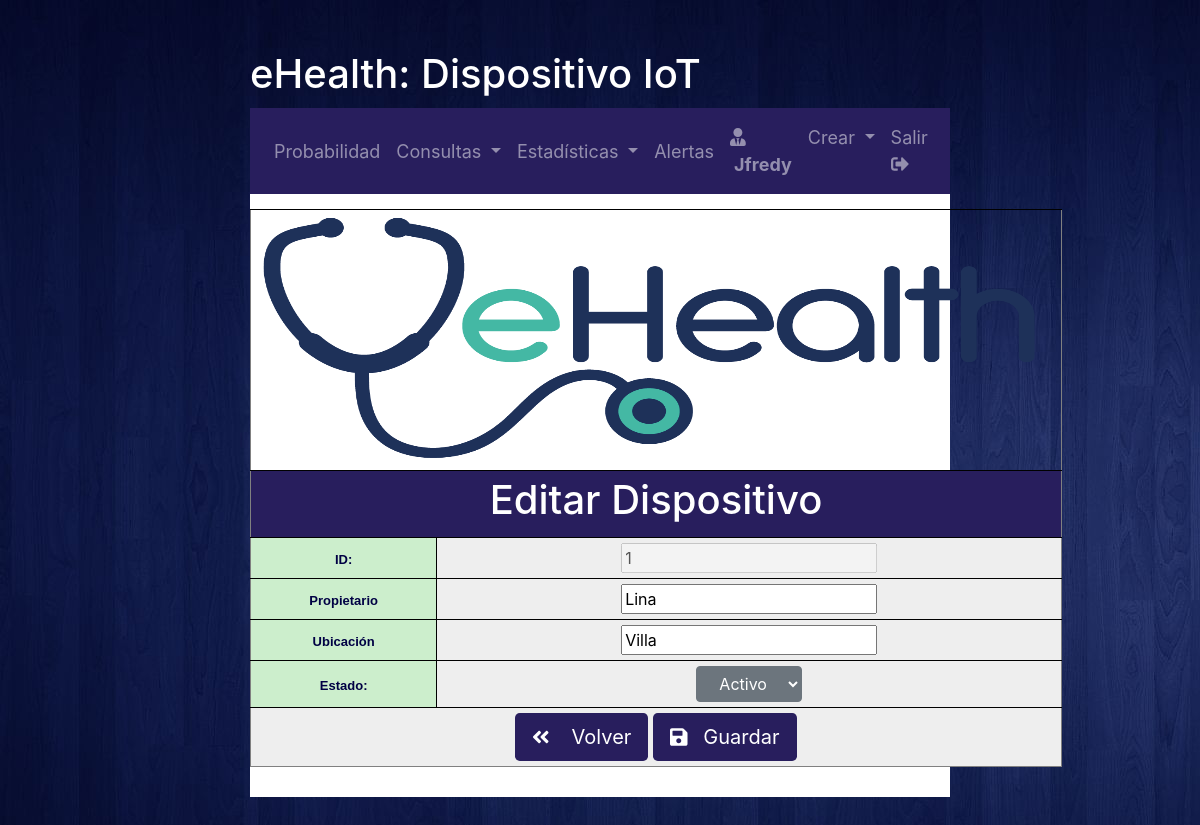
The app's page /interfaces/dispositivos/editar.php?id_tarjeta=1 (signed in), older data.
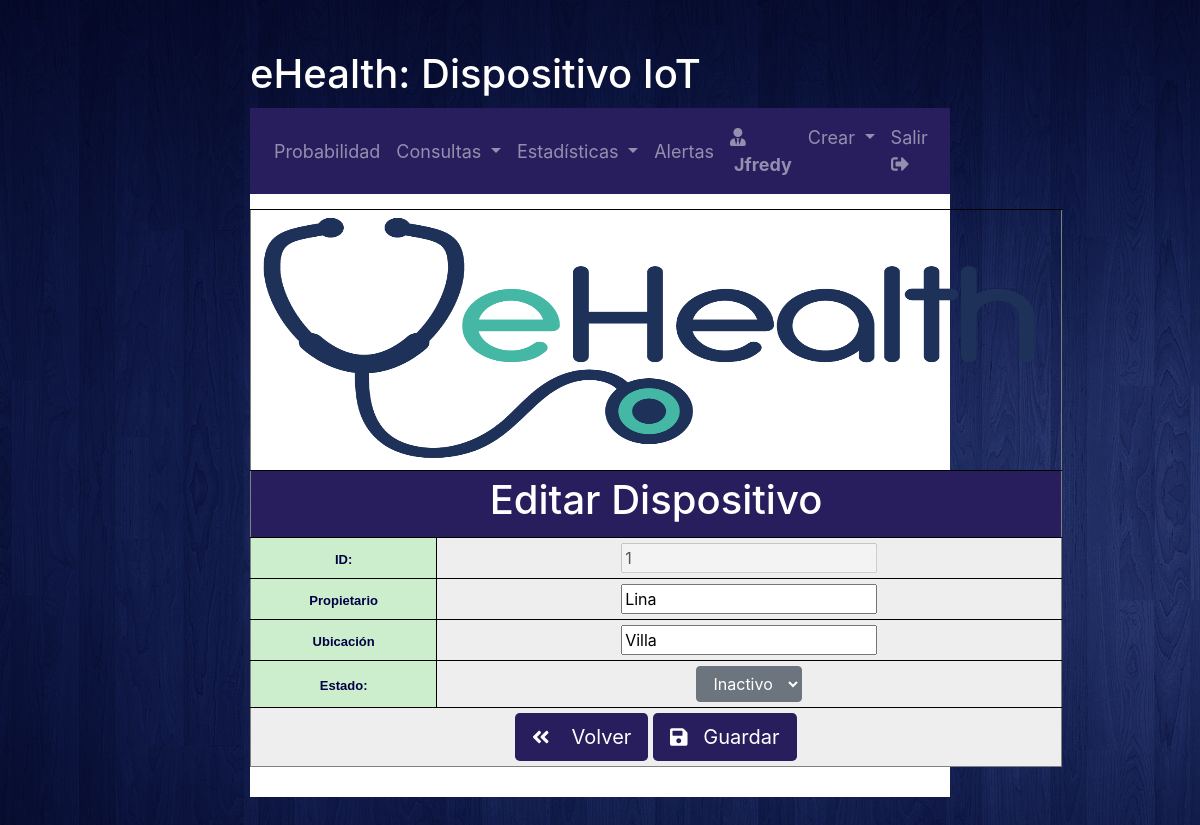
The same page, newer data.
### tables this page shows
CREATE TABLE `datos_dispositivos` (
  `id_tarjeta` int(11) NOT NULL,
  `estado` int(11) NOT NULL,
  `ubicacion` varchar(50) NOT NULL,
  `propietario` varchar(50) NOT NULL
);

### interfaces/dispositivos/editar.php (the view, shortened to what the changed rows need)
<!DOCTYPE html>
<html lang="es">
    <head>
    </head>
    <body background="/ehealth/static/img/background.jpg">
        <h1 id="home-title">eHealth: Dispositivo IoT</h1>
        <div id="home">
            <div id="page-content">
                <table width="80%" align=center cellpadding=5 border=1>
                    <tr>
                        <td valign="top" align=center width=80& colspan=6 bgcolor="#281E5D">
                            <h1>
                                <font color=white>Editar Dispositivo</font>
                            </h1>
                        </td>
                    </tr>
                    <?php
                    if ((isset($_POST["enviado"]))){
                        $santi = $_POST["enviado"];
                        echo $santi;
                        $id_tarjeta = $_POST['id_tarjeta'];
                        $propietario =$_POST['propietario'];
                        $ubicacion =$_POST['ubicacion'];
                        $estado = $_POST['estado'];
                        $mysqli = new mysqli($host, $user, $pw, $db);
                        $sql1 = "UPDATE datos_dispositivos set propietario='$propietario' where id_tarjeta='$id_tarjeta'";
                        $result1 = $mysqli->query($sql1);
                        $sql2 = "UPDATE datos_dispositivos set ubicacion='$ubicacion' where id_tarjeta='$id_tarjeta'";
                        $result2 = $mysqli->query($sql2);
                        $sql3 = "UPDATE datos_dispositivos set estado='$estado' where id_tarjeta='$id_tarjeta'";
                        $result3 = $mysqli->query($sql3);
                        if (($result1 == 1)&&($result2 == 1)&&($result3 == 1)){
                            $mensaje = "Datos modificados correctamente";
                        }else{
                            $mensaje = "Inconveniente el editar los datos";
                        }
                        echo '<tr>
                        <td bgcolor="#EEEEFF" align=center colspan=6>
                                <font FACE="arial" SIZE=2 color="#000048"> <b>'.$mensaje.'</b></font>
                                </td>
                        </tr>';
                        $mysqli = new mysqli($host, $user, $pw, $db);
                        $id_tarj=$_POST["id_tarjeta"];
                        $sql1="SELECT * from datos_dispositivos WHERE id_tarjeta= '$id_tarj'";
                        $result1 = $mysqli->query($sql1);
                        $row1 = $result1->fetch_array(MYSQLI_NUM);
                        $id_ta = $row1[0];
                        $estado = $row1[1];
                        $ubicacion = $row1[2];
                        $propietario= $row1[3];
                        if ($estado=='1') {
                            $estado_si='selected';
                        }else{
                            $estado_si='';
                        }
                        if ($estado=='0') {
                            $estado_no='selected';
                        }else{
                            $estado_no='';
                        }
                    }else{
                        $mysqli = new mysqli($host, $user, $pw, $db);
                        $id_tarj=$_GET["id_tarjeta"];
                        $sql1="SELECT * from datos_dispositivos WHERE id_tarjeta= '$id_tarj'";
                        $result1 = $mysqli->query($sql1);
                        $row1 = $result1->fetch_array(MYSQLI_NUM);
                        $id_ta = $row1[0];
                        $estado = $row1[1];
                        $ubicacion = $row1[2];
                        $propietario= $row1[3];
                        if ($estado=='1') {
                            $estado_si='selected';
                        }else{
                            $estado_si='';
                        }
                        if ($estado=='0') {
                            $estado_no='selected';
                        }else{
                            $estado_no='';
                        }
                    }
                    ?>
                    <form method=POST action="editar.php">
                        <tr>
                            <td bgcolor="#EEEEEE" align=center colspan=4>
                                 <input type="number"  value=<?php echo $id_ta; ?> disabled>
                            </td>
                        </tr>
                        <tr>
                            <td bgcolor="#EEEEEE" align=center colspan=4>
                                <input type="text" name="propietario" value= "<?php echo $propietario; ?>" required>
                            </td>
                        </tr>
                        <tr>
                            <td bgcolor="#EEEEEE" align=center colspan=4>
                                <input type="text" name="ubicacion" value= <?php echo $ubicacion; ?>  required>
                            </td>
                        </tr>
                        <tr>
                            <td bgcolor="#EEEEEE" align=center colspan=4>
                                <div class="dropdown">
                                    <select class="btn btn-secondary" name="estado" >
                                        <option value="1" <?php echo $estado_si;?> >Activo</option>
                                        <option value="0" <?php echo $estado_no;?> >Inactivo</option>
                                    </select>
                                </div>
                            </td>
                        </tr>
                    </form>
                </table>
            </div>
        </div>
    </body>
</html>

Row changes from the older to the newer data that the page shows:
changed datos_dispositivos "Lina": ubicacion "Villa" → (not shown)
Text that changed along with them:
form field ubicacion: (not shown) → "Villa"
form field estado: "Activo" → "Inactivo"
